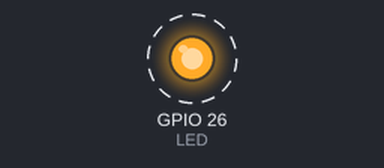
This sketch was run on a simulated ESP32. On the bench: output pins drawn as LEDs (lit = HIGH). Dashed ring = blinking. What the sketch prints to the serial monitor is not drawn.

Above: at 0.5 s.
Timing chart, 0 to 4.6 s (numbered marks = the images above):
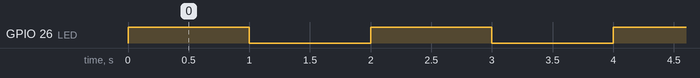

The sketch:

blink.ino
```cpp
const int col3 = 4;
const int LED = 26; //row 1 of the Matrix

void setup(){
 Serial.begin(9600);
 Serial.print("Starting to Blink");

 pinMode(col3, OUTPUT);
 pinMode(LED, OUTPUT);
}

void loop(){
 digitalWrite(LED, HIGH);
 delay(1000);
 digitalWrite(LED, LOW);
 delay(1000);
}
```

Measured:
- by itself, GPIO 26 (LED): alternates HIGH for 1.0 s and LOW for 1.0 s
